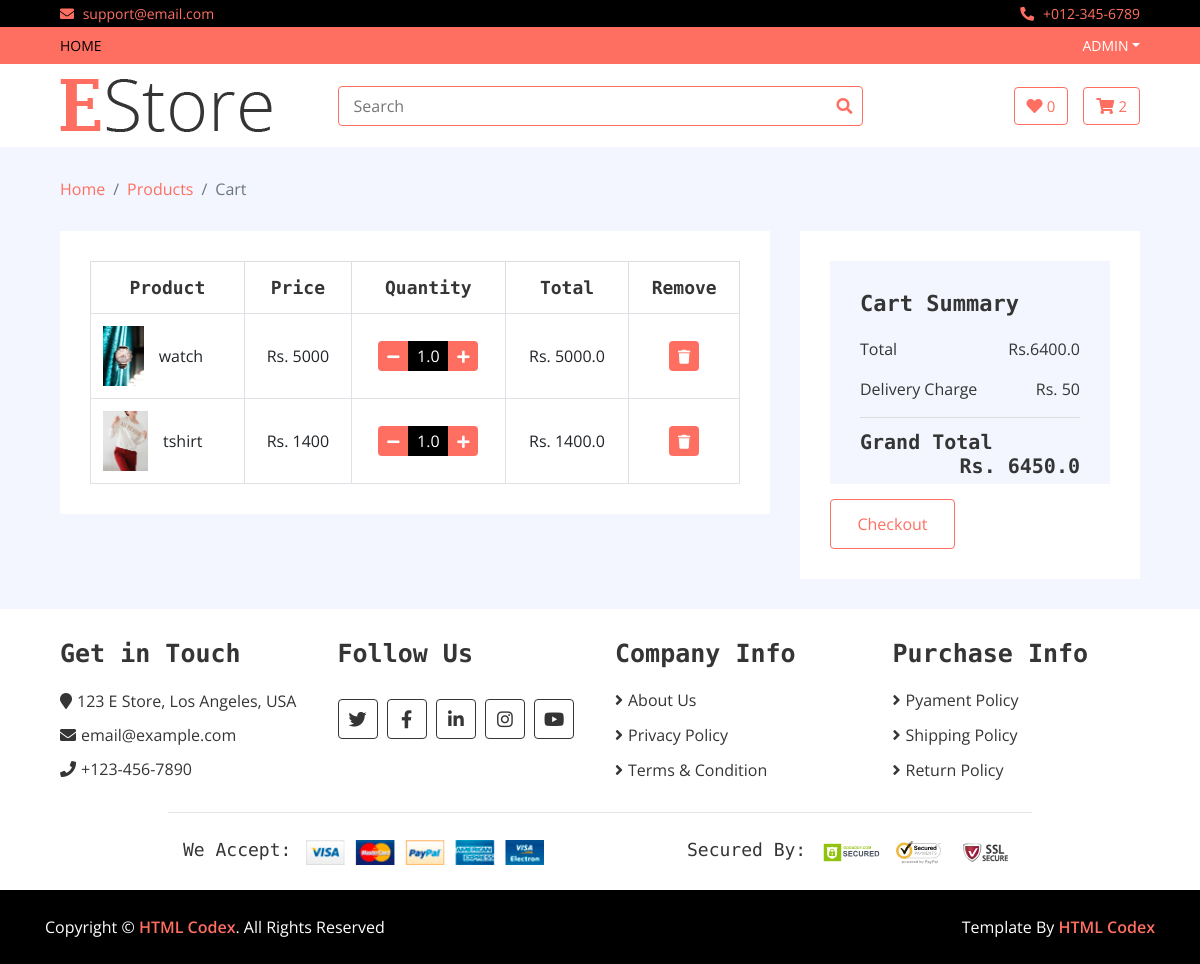
Before: /cart (signed in) with the older database file.
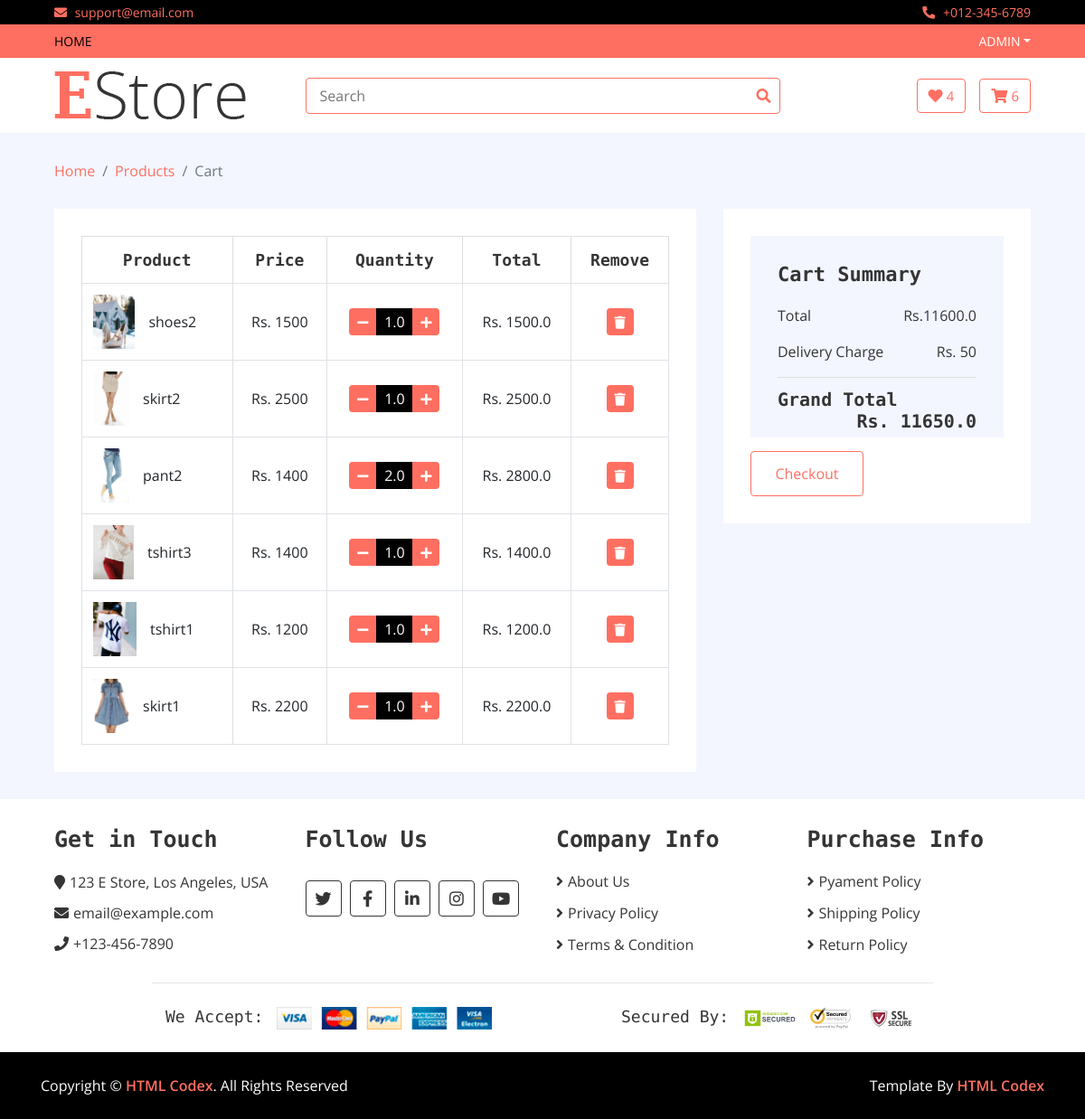
After: the same page with the newer database file.
### home/models.py (models this page shows, shortened)
class Cart(models.Model):
    username = models.CharField(max_length=300)
    slug = models.CharField(max_length=500)
    quantity = models.FloatField()
    total = models.FloatField()
    items = models.ForeignKey(Product,on_delete=models.CASCADE)
    date = models.DateTimeField(auto_now_add=True)
    checkout = models.BooleanField(default=False)

class Product(models.Model):
    name = models.CharField(max_length=500)
    price=models.IntegerField()
    discounted_price=models.IntegerField(default=0)
    image=models.ImageField(upload_to='media')
    description=models.TextField(blank=True)
    specification=models.TextField(blank=True)
    category=models.ForeignKey(Category,on_delete=models.CASCADE)
    brand=models.ForeignKey(Brand,on_delete=models.CASCADE)
    stock = models.CharField(choices=STOCK,max_length=50)
    labels=models.CharField(choices=LABELS,max_length=50)
    slug = models.CharField(max_length=500, default="")

### home/views.py (the view)
# urls.py: path('cart', CartView.as_view(), name='cart'),
class CartView(Base):
    def get(self,request):
        username = request.user.username
        self.views['count_cart'] = Cart.objects.filter(username=request.user.username, checkout=False).count
        self.views['count_wishlist'] = Wishlist.objects.filter(username=request.user.username, checkout=False).count
        self.views['my_cart'] = Cart.objects.filter(username = username)
        my_cart = Cart.objects.filter(username=username,checkout=False)
        s = 0
        for i in my_cart:
            s = s + i.total
        self.views['all_total'] = s
        delivery_charge = 50
        self.views['grand_total'] = s + delivery_charge
        return render(request,'cart.html',self.views)

### templates/cart.html
{% extends 'base.html' %}
{% load static %}
{% block content %}
        <div class="breadcrumb-wrap">
            <div class="container-fluid">
                <ul class="breadcrumb">
                    <li class="breadcrumb-item"><a href="#">Home</a></li>
                    <li class="breadcrumb-item"><a href="#">Products</a></li>
                    <li class="breadcrumb-item active">Cart</li>
                </ul>
            </div>
        </div>
        <div class="cart-page">
            <div class="container-fluid">
                <div class="row">
                    <div class="col-lg-8">
                        <div class="cart-page-inner">
                            <div class="table-responsive">
                                <table class="table table-bordered">
                                    <thead class="thead-dark">
                                        <tr>
                                            <th>Product</th>
                                            <th>Price</th>
                                            <th>Quantity</th>
                                            <th>Total</th>
                                            <th>Remove</th>
                                        </tr>
                                    </thead>
                                    <tbody class="align-middle">
                                    {% for cart in my_cart %}
                                        <tr>
                                            <td>
                                                <div class="img">
                                                    <a href="#"><img src="{{cart.items.image.url}}" alt="Image"></a>
                                                    <p>{{cart.items.name}}</p>
                                                </div>
                                            </td>
                                            {% if cart.items.discounted_price > 0 %}
                                            <td>Rs. {{cart.items.discounted_price}}</td>
                                            {% else %}
                                            <td>Rs. {{cart.items.price}}</td>
                                            {% endif %}
                                            <td>
                                                <div class="qty">
                                                   <a href="/reduce_cart/{{cart.slug}}"> <button class="btn-minus"><i class="fa fa-minus"></i></button></a>
                                                    <input type="text" value="{{cart.quantity}}">
                                                   <a href="/add_to_cart/{{cart.slug}}"> <button class="btn-plus"><i class="fa fa-plus"></i></button></a>
                                                </div>
                                            </td>
                                            <td>Rs. {{cart.total}}</td>
                                            <td><a href="/delete_cart/{{cart.slug}}"> <button><i class="fa fa-trash"></i></button></a></td>
                                        </tr>
                                    {% endfor %}
                                    </tbody>
                                </table>
                            </div>
                        </div>
                    </div>
                    <div class="col-lg-4">
                        <div class="cart-page-inner">
                            <div class="row">
                                <div class="col-md-12">
                                    <div class="cart-summary">
                                        <div class="cart-content">
                                            <h1>Cart Summary</h1>
                                            <p>Total<span>Rs.{{all_total}}</span></p>
                                            <p>Delivery Charge<span>Rs. 50</span></p>
                                            <h2>Grand Total<span>Rs. {{grand_total}}</span></h2>
                                        </div>
                                        <div class="cart-btn">
                                          <a href="/checkout"><button>Checkout</button></a>
                                        </div>
                                    </div>
                                </div>
                            </div>
                        </div>
                    </div>
                </div>
            </div>
        </div>
       {% endblock %}

### templates/base.html (shortened to what this page needs)
<!DOCTYPE html>
{% load static %}
<html lang="en">
    <head>
        <link href="https://stackpath.bootstrapcdn.com/bootstrap/4.4.1/css/bootstrap.min.css" rel="stylesheet">
        <link href="https://cdnjs.cloudflare.com/ajax/libs/font-awesome/5.10.0/css/all.min.css" rel="stylesheet">
        <link href="{% static 'lib/slick/slick.css' %}" rel="stylesheet">
        <link href="{% static 'lib/slick/slick-theme.css'%}" rel="stylesheet">
        <link href="{% static 'css/style.css'%}" rel="stylesheet">
    </head>
    <body>
        <div class="top-bar">
            <div class="container-fluid">
                <div class="row">
                    <div class="col-sm-6">
                        <i class="fa fa-envelope"></i>
                        support@email.com
                    </div>
                    <div class="col-sm-6">
                        <i class="fa fa-phone-alt"></i>
                        +012-345-6789
                    </div>
                </div>
            </div>
        </div>
        <div class="nav">
            <div class="container-fluid">
                <nav class="navbar navbar-expand-md bg-dark navbar-dark">
                    <div class="collapse navbar-collapse justify-content-between" id="navbarCollapse">
                        <div class="navbar-nav mr-auto">
                            <a href="/" class="nav-item nav-link active">Home</a>
                        </div>
                        <div class="navbar-nav ml-auto">
                            {% if user.is_authenticated %}
                            <div class="nav-item dropdown">
                                <a href="#" class="nav-link dropdown-toggle" data-toggle="dropdown">{{user.username}}</a>
                            </div>
                            {% endif %}
                        </div>
                    </div>
                </nav>
            </div>
        </div>
        <div class="bottom-bar">
            <div class="container-fluid">
                <div class="row align-items-center">
                    <div class="col-md-3">
                        <div class="logo">
                            <a href="index.html">
                                <img src="img/logo.png" alt="Logo">
                            </a>
                        </div>
                    </div>
                    <div class="col-md-6">
                        <div class="search">
                            <form action="/search" method="GET">
                            <input name="query" type="text" placeholder="Search">
                            <button type="submit"><i class="fa fa-search"></i></button>
                            </form>
                        </div>
                    </div>
                    <div class="col-md-3">
                        <div class="user">
                            <a href="/wishlist" class="btn wishlist">
                                <i class="fa fa-heart"></i>
                                <span>{{count_wishlist}}</span>
                            </a>
                            <a href="/cart" class="btn cart">
                                <i class="fa fa-shopping-cart"></i>
                                <span>{{count_cart}}</span>
                            </a>
                        </div>
                    </div>
                </div>
            </div>
        </div>
{% block content %}
{% endblock %}
        <div class="footer">
            <div class="container-fluid">
                <div class="row">
                    <div class="col-lg-3 col-md-6">
                        <div class="footer-widget">
                            <h2>Get in Touch</h2>
                            <div class="contact-info">
                                <p><i class="fa fa-map-marker"></i>123 E Store, Los Angeles, USA</p>
                                <p><i class="fa fa-envelope"></i>email@example.com</p>
                                <p><i class="fa fa-phone"></i>+123-456-7890</p>
                            </div>
                        </div>
                    </div>
                    <div class="col-lg-3 col-md-6">
                        <div class="footer-widget">
                            <h2>Follow Us</h2>
                            <div class="contact-info">
                                <div class="social">
                                    <a href=""><i class="fab fa-twitter"></i></a>
                                    <a href=""><i class="fab fa-facebook-f"></i></a>
                                    <a href=""><i class="fab fa-linkedin-in"></i></a>
                                    <a href=""><i class="fab fa-instagram"></i></a>
                                    <a href=""><i class="fab fa-youtube"></i></a>
                                </div>
                            </div>
                        </div>
                    </div>
                    <div class="col-lg-3 col-md-6">
                        <div class="footer-widget">
                            <h2>Company Info</h2>
                            <ul>
                                <li><a href="#">About Us</a></li>
                                <li><a href="#">Privacy Policy</a></li>
                                <li><a href="#">Terms & Condition</a></li>
                            </ul>
                        </div>
                    </div>
                    <div class="col-lg-3 col-md-6">
                        <div class="footer-widget">
                            <h2>Purchase Info</h2>
                            <ul>
                                <li><a href="#">Pyament Policy</a></li>
                                <li><a href="#">Shipping Policy</a></li>
                                <li><a href="#">Return Policy</a></li>
                            </ul>
                        </div>
                    </div>
                </div>
                <div class="row payment align-items-center">
                    <div class="col-md-6">
                        <div class="payment-method">
                            <h2>We Accept:</h2>
                            <img src="img/payment-method.png" alt="Payment Method" />
                        </div>
                    </div>
                    <div class="col-md-6">
                        <div class="payment-security">
                            <h2>Secured By:</h2>
                            <img src="img/godaddy.svg" alt="Payment Security" />
                            <img src="img/norton.svg" alt="Payment Security" />
                            <img src="img/ssl.svg" alt="Payment Security" />
                        </div>
                    </div>
                </div>
            </div>
        </div>
        <div class="footer-bottom">
            <div class="container">
                <div class="row">
                    <div class="col-md-6 copyright">
                        <p>Copyright &copy; <a href="https://htmlcodex.com">HTML Codex</a>. All Rights Reserved</p>
                    </div>
                    <div class="col-md-6 template-by">
                        <p>Template By <a href="https://htmlcodex.com">HTML Codex</a></p>
                    </div>
                </div>
            </div>
        </div>
    </body>
</html>

Changed rows visible on the page:
removed Cart: items.image (picture), items.name "watch", items.price "5000", quantity "1.0", total "5000.0"
removed Cart: items.image (picture), items.name "tshirt", items.discounted_price "1400", quantity "1.0", total "1400.0"
added Cart: items.image (picture), items.name "shoes2", items.price "1500", quantity "1.0", total "1500.0"
added Cart: items.image (picture), items.name "skirt2", items.price "2500", quantity "1.0", total "2500.0"
added Cart: items.image (picture), items.name "pant2", items.price "1400", quantity "2.0", total "2800.0"
added Cart: items.image (picture), items.name "tshirt3", items.discounted_price "1400", quantity "1.0", total "1400.0"
added Cart: items.image (picture), items.name "tshirt1", items.price "1200", quantity "1.0", total "1200.0"
added Cart: items.image (picture), items.name "skirt1", items.discounted_price "2200", quantity "1.0", total "2200.0"
Other visible differences:
{{ count_wishlist }}: "0" → "4"
{{ count_cart }}: "2" → "6"
{{ all_total }}: "6400.0" → "11600.0"
{{ grand_total }}: "6450.0" → "11650.0"
